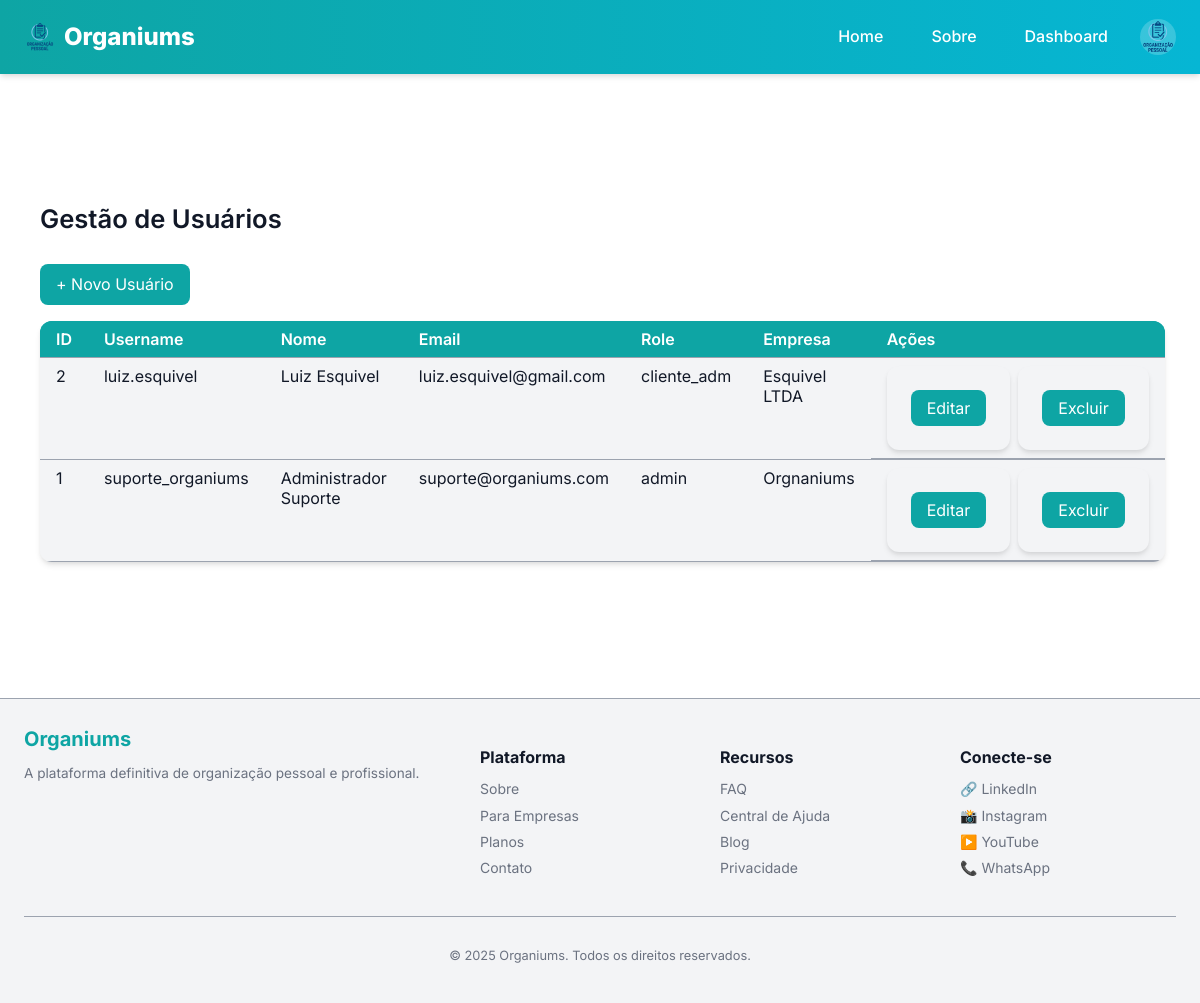
The app's page /admin/usuarios (signed in) with its own data.
### models.py (models this page shows, shortened)
class User(UserMixin, db.Model):
    __tablename__ = "user"
    id = db.Column(db.Integer, primary_key=True)
    username = db.Column(db.String(50), unique=True, index=True, nullable=False)
    name = db.Column(db.String(120), nullable=False)
    email = db.Column(db.String(120), unique=True, index=True, nullable=False)
    password_hash = db.Column(db.String(128))
    avatar = db.Column(db.String(200))
    role = db.Column(db.String(30), default="cliente", nullable=False)
    company_id = db.Column(db.Integer, db.ForeignKey('company.id'), nullable=True)
    def is_admin(self):
        return self.role == "admin"

class Company(db.Model):
    __tablename__ = "company"
    id = db.Column(db.Integer, primary_key=True)
    name = db.Column(db.String(200), unique=True, nullable=False)
    slug = db.Column(db.String(200), unique=True, nullable=True)
    created_at = db.Column(db.DateTime, default=db.func.current_timestamp())
    users = db.relationship('User', backref='company', lazy='dynamic')

### app/views.py (the view)
@bp.route('/admin/usuarios')
@login_required
def admin_usuarios():
    if not current_user.is_admin():
        abort(403)
    usuarios = User.query.order_by(User.id.desc()).all()
    register_log("Acesso à gestão de usuários")
    return render_template('admin/usuarios_list.html', usuarios=usuarios)

### app/utils.py (called while the page is built)
def register_log(action, status="ok"):
    user_id = current_user.id if current_user.is_authenticated else None
    ip_address = request.remote_addr
    log = Log(
        user_id=user_id,
        action=action,
        ip_address=ip_address,
        status=status
    )
    db.session.add(log)
    db.session.commit()

### manage.py (called while the page is built)
def create_app(config_object=None):
    app = Flask(__name__, template_folder='app/templates', static_folder='app/static')
    app.config.from_object(config_object or Config)
    db.init_app(app)
    migrate.init_app(app, db)
    login.init_app(app)
    from models import User
    @login.user_loader
    def load_user(user_id):
        return User.query.get(int(user_id))
    from app.views import bp as app_bp
    from api.views import bp as api_bp
    app.register_blueprint(app_bp)
    app.register_blueprint(api_bp, url_prefix='/api')
    app.config['MAX_CONTENT_LENGTH'] = 2 * 1024 * 1024
    register_error_handlers(app)
    @app.shell_context_processor
    def make_shell_context():
        return {'db': db, 'User': User}
    return app

### app/templates/admin/usuarios_list.html (shortened to what this page needs)
{% extends 'base.html' %}
{% block include_css %}
<link rel="stylesheet" href="{{ url_for('static', filename='css/admin_usuarios.css') }}">
{% endblock %}
{% block content %}
<div class="usuarios-container">
  <h2>Gestão de Usuários</h2>
  <a href="{{ url_for('app_bp.admin_usuario_novo') }}" class="btn">+ Novo Usuário</a>
<table class="usuarios-table">
  <thead>
    <tr>
      <th>ID</th>
      <th>Username</th>
      <th>Nome</th>
      <th>Email</th>
      <th>Role</th>
      <th>Empresa</th>
      <th style="min-width:140px;">Ações</th>
    </tr>
  </thead>
  <tbody>
    {% for u in usuarios %}
    <tr>
      <td>{{ u.id }}</td>
      <td>{{ u.username }}</td>
      <td>{{ u.name }}</td>
      <td>{{ u.email }}</td>
      <td>{{ u.role }}</td>
      <td>{{ u.company.name }}</td>
      <td class="acoes-col">
        <form action="{{ url_for('app_bp.admin_usuario_editar', user_id=u.id) }}" method="GET" class="inline-form">
          <button type="submit" class="btn-sm">Editar</button>
        </form>
        <form action="{{ url_for('app_bp.admin_usuario_excluir', user_id=u.id) }}" method="POST" style="display:inline;">
          <button type="submit" class="btn-sm danger" onclick="return confirm('Tem certeza que deseja excluir?');">Excluir</button>
        </form>
      </td>
    </tr>
    {% else %}
    <tr>
      <td colspan="7">Nenhum usuário cadastrado.</td>
    </tr>
    {% endfor %}
  </tbody>
</table>
</div>
{% endblock %}

### app/templates/components/header.html (shortened to what this page needs)
<header class="site-header">
  <div class="header-wrap">
    <a class="brand" href="{{ url_for('app_bp.home') }}">
      <img class="brand-logo" src="{{ url_for('static', filename='img/logo.png') }}" alt="Organiums" width="32" height="32">
      Organiums
    </a>
    <nav class="desktop-nav">
      <a class="nav-link" href="{{ url_for('app_bp.home') }}">Home</a>
      <a class="nav-link" href="{{ url_for('app_bp.about') }}">Sobre</a>
      {% if current_user.is_authenticated %}
        <a class="nav-link" href="{{ url_for('app_bp.dashboard') }}">Dashboard</a>
        <div class="user-menu">
          {% if current_user.avatar %}
            <img src="{{ url_for('static', filename='uploads/avatars/' ~ current_user.avatar) }}"
                alt="Avatar de {{ current_user.name }}"
                width="32" height="32"
                class="user-avatar">
          {% else %}
            <div class="user-avatar placeholder-avatar">{{ current_user.name[0]|upper }}</div>
          {% endif %}
        </div>
      {% else %}
        <a class="nav-link" href="{{ url_for('app_bp.login') }}">Entrar</a>
        <a class="nav-link" href="{{ url_for('app_bp.register') }}">Cadastrar</a>
      {% endif %}
    </nav>
  </div>
</header>

### app/static/css/main.css (style rules this page uses)
* { box-sizing: border-box; }
body { font-family: var(--font-base); background: var(--bg); color: var(--fg); margin: 0; padding: 0; line-height: var(--line-height); }
button { background: var(--brand-primary); border: none; color: #fff; padding: var(--spacing-sm) var(--spacing-md); border-radius: var(--radius); cursor: pointer; transition: var(--transition); }
input, button { font: inherit; }

### app/static/css/admin_usuarios.css (style rules this page uses)
.usuarios-container { max-width: var(--container-width); margin: var(--spacing-xl) auto; padding: var(--spacing-lg); }
.usuarios-container h2 { margin-bottom: var(--spacing-lg); font-size: 1.6rem; font-weight: 600; }
.btn { display: inline-block; background: var(--brand-primary); color: white; padding: var(--spacing-sm) var(--spacing-md); border-radius: var(--radius); text-decoration: none; margin-bottom: var(--spacing-md); transition: var(--transition); }
.usuarios-container form { background: var(--bg-light); padding: var(--spacing-lg); border-radius: var(--radius-lg); box-shadow: var(--shadow); max-width: 600px; }
form button { background: var(--brand-primary); padding: var(--spacing-sm) var(--spacing-md); border: none; border-radius: var(--radius); color: white; cursor: pointer; float: right; transition: var(--transition); }
.usuarios-table { width: 100%; border-collapse: collapse; background: var(--bg-light); box-shadow: var(--shadow); border-radius: var(--radius-lg); overflow: hidden; }
.usuarios-table th, .usuarios-table td { padding: var(--spacing-sm) var(--spacing-md); text-align: left; border-bottom: 1px solid var(--muted-light); color: var(--fg); }
.usuarios-table th { background: var(--brand-primary); color: #fff; font-weight: 600; }
.usuarios-table tr:nth-child(even) { background: rgba(0, 0, 0, 0.03); }
.usuarios-table tr:nth-child(even) { background: var(--bg-light); }
.acoes-col { display: flex; gap: 8px; align-items: center; }
.inline-form { display: inline-block; margin: 0; }

### app/static/css/vars.css (style rules this page uses)
:root { --bg: #ffffff; --fg: #111827; --bg-light: #f3f4f6; --muted: #6b7280; --muted-light: #9ca3af; --border: #e5e7eb; --surface: #ffffff; --brand-primary: #0ea5a4; --brand-secondary: #06b6d4; --brand-dark: #0d9488; --success: #10b981; --success-bg: #d1fae5; --danger: #ef4444; --danger-bg: #fee2e2; --warning: #f59e0b; --warning-bg: #fef3c7; --info: #3b82f6; --info-bg: #dbeafe; --font-base: 'Inter', system-ui, Arial, sans-serif; --font-alt: 'Inter', system-ui, Arial, sans-serif; --text-xs: 0.75rem; --text-sm: 0.875rem; --text-md: 1rem; --text-lg: 1.125rem; --text-xl: 1.25rem; --text-2xl: 1.5rem; --text-3xl: 1.875rem; --line-height: 1.6; --container-width: 1200px; --spacing-xs: 4px; --spacing-sm: 8px; --spacing-md: 16px; --spacing-lg: 24px; --spacing-xl: 32px; --spacing-2xl: 48px; --radius: 8px; --radius-lg: 12px; --radius-full: 9999px; --shadow: 0 4px 6px -1px rgba(0, 0, 0, 0.1), 0 2px 4px -1px rgba(0, 0, 0, 0.06); --shadow-md: 0 10px 15px -3px rgba(0, 0, 0, 0.1), 0 4px 6px -2px rgba(0, 0, 0, 0.05); --shadow-lg: 0 20px 25px -5px rgba(0, 0, 0, 0.1), 0 10px 10px -5px rgba(0, 0, 0, 0.04); --transition: all 0.3s ease; --modal-bg: var(--surface); --overlay-bg: rgba(0, 0, 0, 0.6); }

### app/static/css/components/header.css (style rules this page uses)
.site-header { background: linear-gradient(90deg, var(--brand-primary), var(--brand-secondary)); color: white; position: sticky; top: 0; z-index: 1000; box-shadow: var(--shadow); }
.header-wrap { max-width: var(--container-width); margin: 0 auto; display: flex; justify-content: space-between; align-items: center; padding: var(--spacing-md) var(--spacing-lg); }
.brand { font-weight: 800; color: white; text-decoration: none; font-size: 1.5rem; display: flex; align-items: center; gap: var(--spacing-sm); }
.brand-logo { height: 32px; width: auto; }
.desktop-nav { display: flex; align-items: center; gap: var(--spacing-md); }
.nav-link { color: white; text-decoration: none; font-weight: 500; padding: var(--spacing-sm) var(--spacing-md); border-radius: var(--radius); transition: var(--transition); position: relative; }
.nav-link::after { content: ''; position: absolute; bottom: 0; left: 50%; width: 0; height: 2px; background-color: white; transition: var(--transition); transform: translateX(-50%); }
.user-menu { display: flex; align-items: center; gap: var(--spacing-sm); position: relative; }
.user-avatar { width: 36px; height: 36px; border-radius: 50%; background-color: rgba(255, 255, 255, 0.2); display: flex; align-items: center; justify-content: center; font-weight: 600; cursor: pointer; }

### records on screen
User: avatar (picture), id "1", username "suporte_organiums", name "Administrador Suporte", email "suporte@organiums.com", role "admin", company.name "Orgnaniums"
User: id "2", username "luiz.esquivel", name "Luiz Esquivel", email "luiz.esquivel@gmail.com", role "cliente_adm", company.name "Esquivel LTDA"

### other values on screen
{{ current_year|default(2025) }} "2025"
